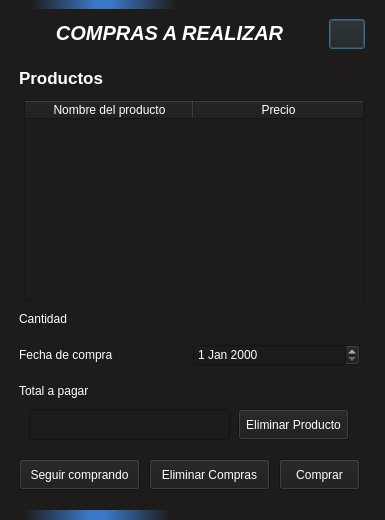
<?xml version="1.0" encoding="UTF-8"?>
<ui version="4.0">
 <class>Dialog</class>
 <widget class="QDialog" name="Dialog">
  <property name="geometry">
   <rect>
    <x>0</x>
    <y>0</y>
    <width>385</width>
    <height>520</height>
   </rect>
  </property>
  <property name="windowTitle">
   <string>Dialog</string>
  </property>
  <property name="styleSheet">
   <string notr="true">QWidget#widget{
	background-color: rgb(30, 30, 30);
}
*{
	color: rgb(255, 255, 255);
}</string>
  </property>
  <layout class="QGridLayout" name="gridLayout">
   <property name="leftMargin">
    <number>0</number>
   </property>
   <property name="topMargin">
    <number>0</number>
   </property>
   <property name="rightMargin">
    <number>0</number>
   </property>
   <property name="bottomMargin">
    <number>0</number>
   </property>
   <property name="verticalSpacing">
    <number>0</number>
   </property>
   <item row="0" column="0">
    <widget class="QFrame" name="frame">
     <property name="minimumSize">
      <size>
       <width>385</width>
       <height>520</height>
      </size>
     </property>
     <property name="maximumSize">
      <size>
       <width>385</width>
       <height>520</height>
      </size>
     </property>
     <property name="frameShape">
      <enum>QFrame::StyledPanel</enum>
     </property>
     <property name="frameShadow">
      <enum>QFrame::Raised</enum>
     </property>
     <widget class="QWidget" name="widget_2" native="true">
      <property name="geometry">
       <rect>
        <x>0</x>
        <y>0</y>
        <width>391</width>
        <height>521</height>
       </rect>
      </property>
      <property name="styleSheet">
       <string notr="true">background-color: rgba(30, 28, 26, 255);</string>
      </property>
      <widget class="QProgressBar" name="progressBar">
       <property name="geometry">
        <rect>
         <x>-1</x>
         <y>-1</y>
         <width>391</width>
         <height>541</height>
        </rect>
       </property>
       <property name="styleSheet">
        <string notr="true">QProgressBar::chunk{
background-color: qlineargradient(spread:reflect, x1:0, y1:0.5, x2:0.518, y2:0.517045, stop:0.27957 rgba(30, 28, 26, 206), stop:0.913978 rgba(58, 119, 196, 255));}</string>
       </property>
       <property name="maximum">
        <number>0</number>
       </property>
       <property name="value">
        <number>-1</number>
       </property>
       <property name="textVisible">
        <bool>false</bool>
       </property>
       <property name="format">
        <string>%p%</string>
       </property>
      </widget>
      <widget class="QWidget" name="widget" native="true">
       <property name="geometry">
        <rect>
         <x>9</x>
         <y>9</y>
         <width>368</width>
         <height>501</height>
        </rect>
       </property>
       <widget class="QPushButton" name="pushButton">
        <property name="geometry">
         <rect>
          <x>320</x>
          <y>10</y>
          <width>36</width>
          <height>30</height>
         </rect>
        </property>
        <property name="text">
         <string/>
        </property>
        <property name="icon">
         <iconset resource="ICONS/ICONS.qrc">
          <normaloff>:/ICONS/cerrar.png</normaloff>:/ICONS/cerrar.png</iconset>
        </property>
        <property name="iconSize">
         <size>
          <width>24</width>
          <height>24</height>
         </size>
        </property>
       </widget>
       <widget class="QLabel" name="label">
        <property name="geometry">
         <rect>
          <x>10</x>
          <y>10</y>
          <width>301</width>
          <height>28</height>
         </rect>
        </property>
        <property name="font">
         <font>
          <pointsize>15</pointsize>
          <italic>true</italic>
          <bold>true</bold>
         </font>
        </property>
        <property name="text">
         <string>COMPRAS A REALIZAR</string>
        </property>
        <property name="alignment">
         <set>Qt::AlignCenter</set>
        </property>
       </widget>
       <widget class="QLabel" name="label_2">
        <property name="geometry">
         <rect>
          <x>10</x>
          <y>60</y>
          <width>101</width>
          <height>17</height>
         </rect>
        </property>
        <property name="font">
         <font>
          <pointsize>13</pointsize>
          <bold>true</bold>
         </font>
        </property>
        <property name="text">
         <string>Productos </string>
        </property>
       </widget>
       <widget class="QPushButton" name="pushButton_2">
        <property name="geometry">
         <rect>
          <x>270</x>
          <y>450</y>
          <width>81</width>
          <height>31</height>
         </rect>
        </property>
        <property name="text">
         <string>Comprar</string>
        </property>
       </widget>
       <widget class="QPushButton" name="pushButton_3">
        <property name="geometry">
         <rect>
          <x>10</x>
          <y>450</y>
          <width>121</width>
          <height>31</height>
         </rect>
        </property>
        <property name="text">
         <string>Seguir comprando</string>
        </property>
       </widget>
       <widget class="QWidget" name="widget_3" native="true">
        <property name="geometry">
         <rect>
          <x>10</x>
          <y>290</y>
          <width>341</width>
          <height>111</height>
         </rect>
        </property>
        <layout class="QGridLayout" name="gridLayout_2">
         <item row="0" column="0">
          <widget class="QLabel" name="label_3">
           <property name="text">
            <string>Cantidad</string>
           </property>
          </widget>
         </item>
         <item row="0" column="1">
          <widget class="QLabel" name="ProductosTotales">
           <property name="text">
            <string/>
           </property>
          </widget>
         </item>
         <item row="1" column="0">
          <widget class="QLabel" name="label_5">
           <property name="text">
            <string>Fecha de compra</string>
           </property>
          </widget>
         </item>
         <item row="1" column="1">
          <widget class="QDateEdit" name="dateEdit"/>
         </item>
         <item row="2" column="0">
          <widget class="QLabel" name="label_4">
           <property name="text">
            <string>Total a pagar</string>
           </property>
          </widget>
         </item>
         <item row="2" column="1">
          <widget class="QLabel" name="Total">
           <property name="text">
            <string/>
           </property>
          </widget>
         </item>
        </layout>
       </widget>
       <widget class="QTableWidget" name="tableWidget">
        <property name="geometry">
         <rect>
          <x>15</x>
          <y>91</y>
          <width>341</width>
          <height>201</height>
         </rect>
        </property>
        <attribute name="horizontalHeaderDefaultSectionSize">
         <number>169</number>
        </attribute>
        <column>
         <property name="text">
          <string>Nombre del producto</string>
         </property>
        </column>
        <column>
         <property name="text">
          <string>Precio</string>
         </property>
        </column>
       </widget>
       <widget class="QLabel" name="Numero_De_Tiket">
        <property name="geometry">
         <rect>
          <x>214</x>
          <y>60</y>
          <width>141</width>
          <height>20</height>
         </rect>
        </property>
        <property name="text">
         <string/>
        </property>
       </widget>
       <widget class="QPushButton" name="pushButton_4">
        <property name="geometry">
         <rect>
          <x>140</x>
          <y>450</y>
          <width>121</width>
          <height>31</height>
         </rect>
        </property>
        <property name="text">
         <string>Eliminar Compras</string>
        </property>
       </widget>
       <widget class="QLineEdit" name="lineEdit">
        <property name="geometry">
         <rect>
          <x>20</x>
          <y>400</y>
          <width>201</width>
          <height>31</height>
         </rect>
        </property>
       </widget>
       <widget class="QPushButton" name="pushButton_5">
        <property name="geometry">
         <rect>
          <x>229</x>
          <y>400</y>
          <width>111</width>
          <height>31</height>
         </rect>
        </property>
        <property name="text">
         <string>Eliminar Producto</string>
        </property>
       </widget>
       <widget class="QLabel" name="label_6">
        <property name="geometry">
         <rect>
          <x>230</x>
          <y>60</y>
          <width>131</width>
          <height>16</height>
         </rect>
        </property>
        <property name="font">
         <font>
          <pointsize>13</pointsize>
          <bold>true</bold>
         </font>
        </property>
        <property name="text">
         <string/>
        </property>
       </widget>
      </widget>
     </widget>
    </widget>
   </item>
  </layout>
 </widget>
 <resources>
  <include location="ICONS/ICONS.qrc"/>
 </resources>
 <connections>
  <connection>
   <sender>pushButton</sender>
   <signal>clicked()</signal>
   <receiver>Dialog</receiver>
   <slot>close()</slot>
   <hints>
    <hint type="sourcelabel">
     <x>335</x>
     <y>30</y>
    </hint>
    <hint type="destinationlabel">
     <x>375</x>
     <y>-8</y>
    </hint>
   </hints>
  </connection>
 </connections>
</ui>
